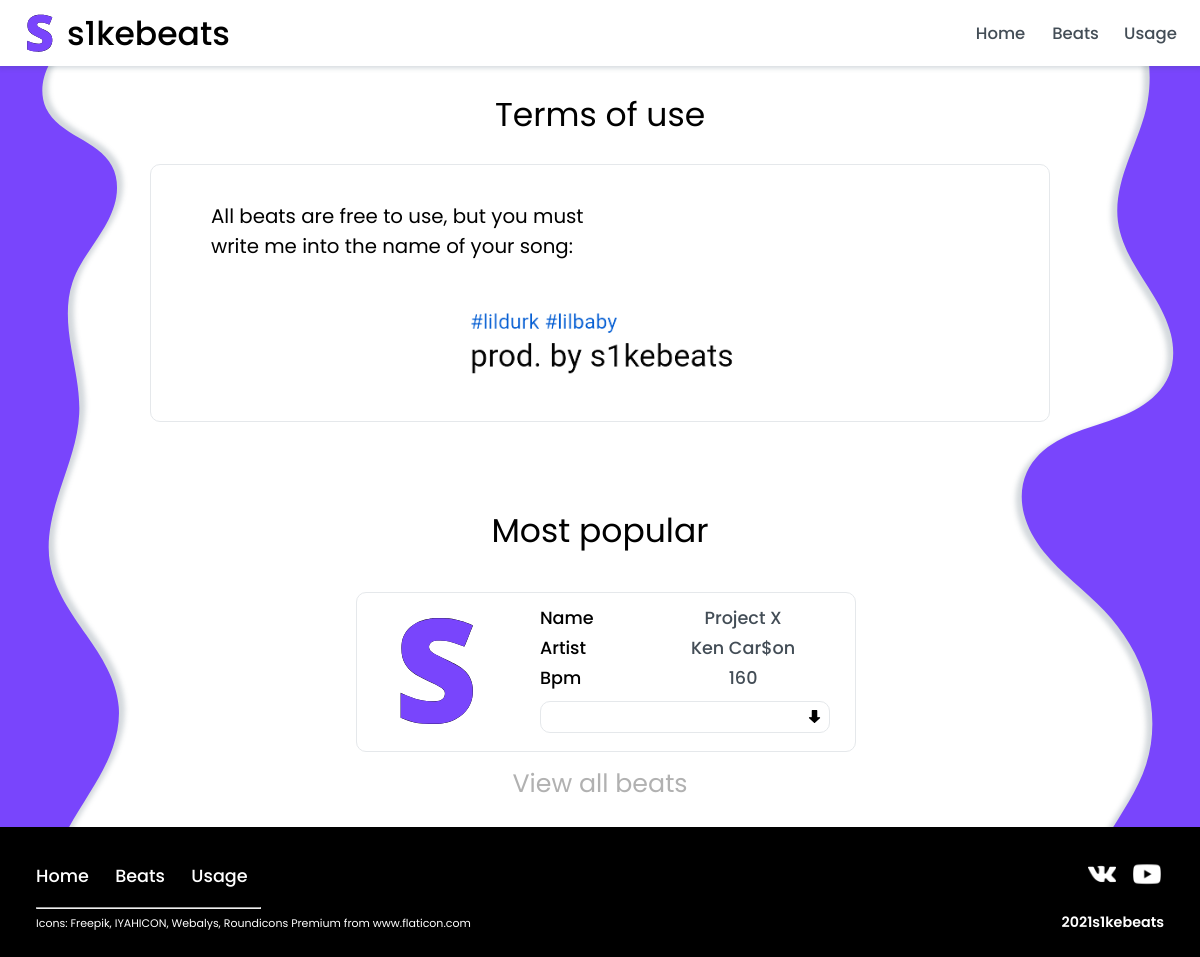
The page /termsofuse/ on the database its author committed.
### beats/models.py (models this page shows, shortened)
class Beat(models.Model):
    name = models.CharField(max_length=50, help_text='Type beat name.')
    bpm = models.SmallIntegerField(help_text='Type BPM for the beat.')
    artist = models.ManyToManyField(Artist, help_text='Select Artists for the beat')
    wrap = models.ImageField(upload_to='wraps/', default='images/wraps/S.svg')
    wave = models.FileField(upload_to='audio/wave/', default='')
    mp3 = models.FileField(upload_to='audio/mp3/', default='')
    def display_artist(self):
        return ', '.join([artist.name for artist in self.artist.all()])
    display_artist.short_description = 'Artist'

class Artist(models.Model):
    name = models.CharField(max_length=50)

### beats/views.py (the view)
# urls.py: path('termsofuse/', views.terms, name='terms'),
def terms(request):
    beat_list = beats_list.reverse()[:2]
    return render(request, 'terms.html', context={'beat_list':beat_list,})

### static/templates/terms.html (shortened to what this page needs)
{% extends "base.html" %}
{% load static %}
{% block css %}
<link rel="stylesheet" href="{% static 'css/terms.css' %}">
<link rel="stylesheet" href="{% static 'css/beats_best.css' %}">
{% endblock %}
{% block content %}
<p class="title">Terms of use</p>
<section class="terms">
    <p>
        All beats are free to use, but you must write me into the name of your song:
    </p>
    <img alt="use 'prod. by s1kebeats' in the name of your song" src="{% static 'images/credit.png' %}">
</section>
<p class="title">Most popular</p>
<div class="beats">
    <div class="beats-wrapper">
    {% if beat_list %}
        {% for beat in beat_list %}
            <div class="beat-wrapper">
                <div class="beat-left">
                    <img alt="wrap-image" class="wrap" src="{{ beat.wrap.url }}" width="158px" height="158px">
                </div>
                <div class="beat-right">
                    <div class="beat-char">
                        <div class="char-title">Name</div>
                        <div class="char-value"><div>{{beat.name}}</div></div>
                    </div>
                    <div class="beat-char">
                        <div class="char-title">Artist</div>
                        <div class="char-value"><div>{{beat.display_artist}}</div></div>
                    </div>
                    <div class="beat-char">
                        <div class="char-title">Bpm</div>
                        <div class="char-value"><div>{{beat.bpm}}</div></div>
                    </div>
                    <div class="player">
                        <div class="player-wrapper">
                            <a href="{{ beat.wave.url }}" class="download"  download="" title="download .wave">&nbsp</a>
                        </div>
                    </div>
                </div>
            </div>
            {% endfor %}
            {% else %}
            <p>There is no beats.</p>
            {% endif %}
        </div>
    <div class="viewallbeats">
        <a href="{% url 'beats' %}">View all beats </a>
    </div>
{% endblock %}

### static/css/main.css (style rules this page uses)
html { font-size: 11px; font-family: 'Poppins', sans-serif; overflow-x: hidden; }
body { background-size: cover; margin: 0; padding: 0; }
header, .title, .search-beats, .promo { width: 100%; }
p { padding: 0; margin: 0; }
a { text-decoration: none; color: black; -webkit-transition: color .3s; transition: color .3s; }
.title { margin-block: 2%; font-size: 3rem; text-align: center; }

### static/css/player.css (style rules this page uses)
.player { display: flex; align-items: center; height: 48px; width: 100%; }
.player-wrapper { display: flex; align-items: center; justify-content: flex-start; border: 1px solid #e5e8eb; border-radius: 10px; width: 100%; height: 30px; transition: border-color .1s; }
.download { background-repeat: no-repeat; background-size: 13px 13px; background-position: 9px 8px; background-image: url("../images/download.svg"); width: 30px; height: 30px; }

### static/css/terms.css (style rules this page uses)
.terms { margin-bottom: 5%; text-align: center; width: 80%; max-width: 900px; height: auto; -webkit-box-sizing: border-box; box-sizing: border-box; padding-inline: 5%; padding-block: 3%; border-radius: 10px; border: 1px solid #e5e8eb; }
.terms p { text-align: left; font-size: 1.8rem; width: 50%; }
.terms img { margin-top: 5%; width: 300px; height: 80px; }

### static/css/beats_best.css (style rules this page uses)
body { background-image: url('../images/background.svg'); }
.beats { -webkit-box-flex: 1; -ms-flex: 1; flex: 1; width: 100%; }
.beats-wrapper { display: -webkit-box; display: -ms-flexbox; display: flex; -ms-flex-wrap: wrap; flex-wrap: wrap; justify-content: center; }
.wrap { border-top-left-radius: 10px; border-bottom-left-radius: 10px; }
.beat-wrapper { box-sizing: border-box; display: -webkit-box; display: -ms-flexbox; display: flex; height: 160px; margin-left: 1%; margin-block: 1%; background: white; text-align: center; border: 1px solid #e5e8eb; border-radius: 10px; }
.beat-right { width: calc(100% - 160px); padding-inline: 5%; padding-block: 2%; }
.beat-char { display: -webkit-box; display: -ms-flexbox; display: flex; height: 30px; font-size: 1.6rem; }
.beat-char div { display: -webkit-box; display: -ms-flexbox; display: flex; -webkit-box-align: center; -ms-flex-align: center; align-items: center; }
.char-title { -webkit-box-flex: 1; -ms-flex: 1 40%; flex: 1 40%; -webkit-box-pack: start; -ms-flex-pack: start; justify-content: flex-start; height: 100%; font-weight: 500; }
.char-value { -webkit-box-flex: 1; -ms-flex: 1 60%; flex: 1 60%; -webkit-box-pack: center; -ms-flex-pack: center; justify-content: center; -webkit-box-sizing: border-box; box-sizing: border-box; height: 100%; padding: 5px; }
.char-value div { display: -webkit-box; display: -ms-flexbox; display: flex; -webkit-box-pack: center; -ms-flex-pack: center; justify-content: center; width: 100%; height: 100%; color: #04111dbf; font-weight: 500; border-radius: 10px; }
.viewallbeats { width: 100%; display: -webkit-box; display: -ms-flexbox; display: flex; -webkit-box-pack: center; -ms-flex-pack: center; justify-content: center; margin-bottom: 2%; }
.viewallbeats a { -webkit-transition: color .3s; transition: color .3s; font-size: 2.3rem; color: #b1b1b1; }
@media screen and (min-width: 525px) { .beat-wrapper { width: 500px; } }

### rows shown on the page
Beat: wrap (picture), name "Project X", display_artist "Ken Car$on", bpm "160"
